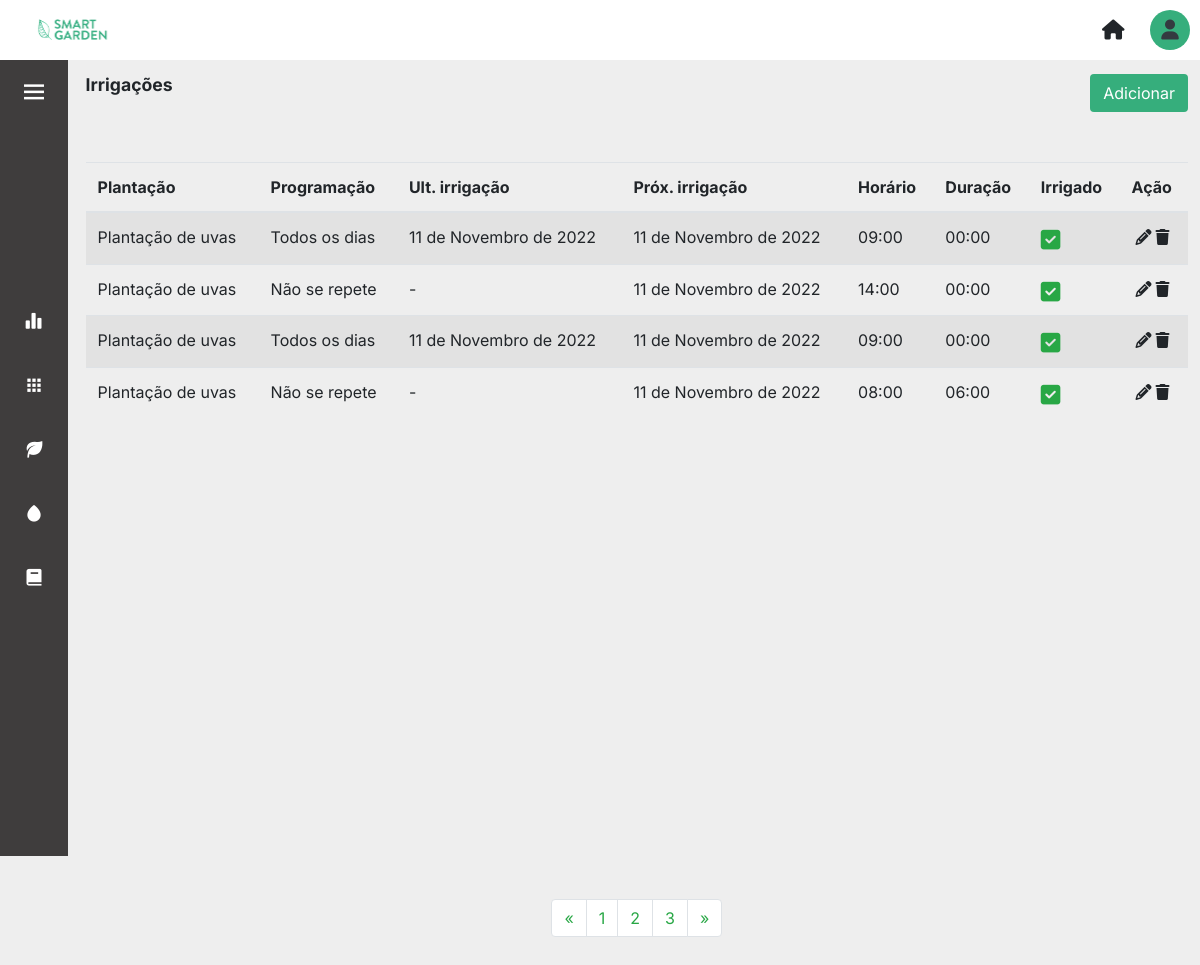
The page /irrigacoes/ on the database as committed earlier.
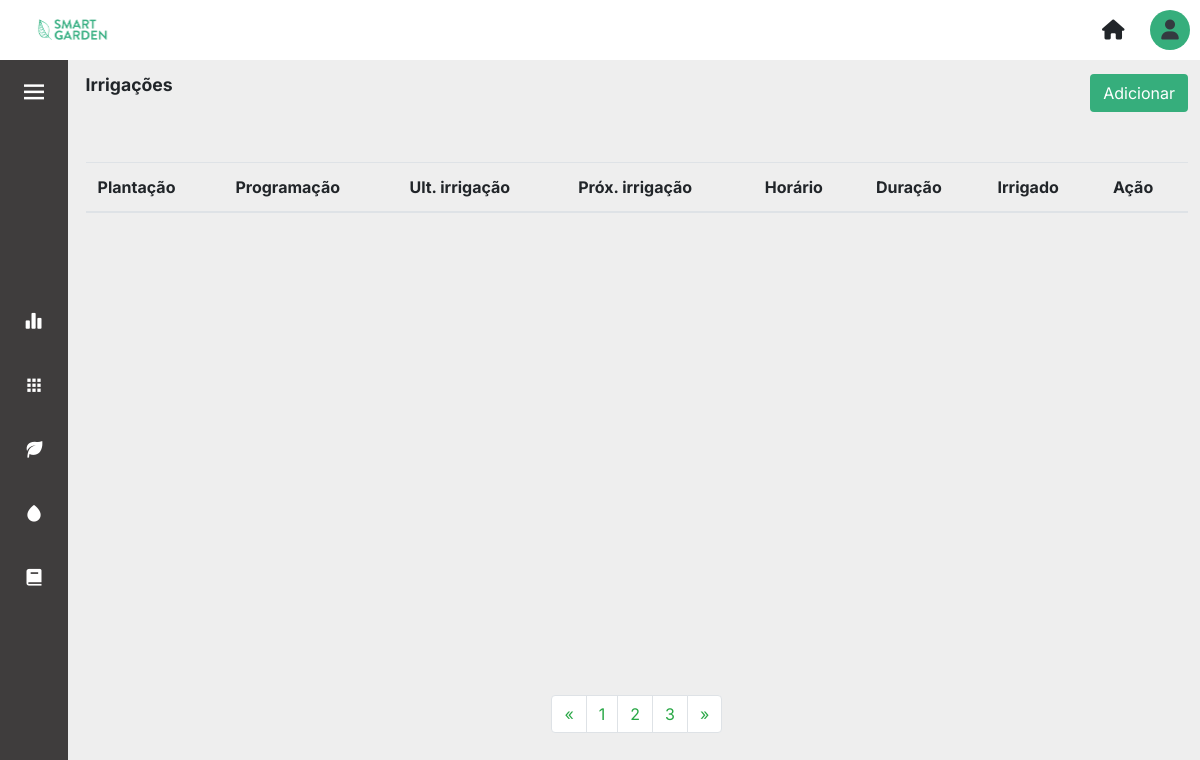
The same page on the database as committed later.
### core/models.py (models this page shows)
class Irrigacao(models.Model):
    dtUltIrrigacao = models.DateField(null=True, blank=True)
    dtProxIrrigacao = models.DateField(default=datetime.today, null=True, blank=True)
    horario = models.TimeField()
    duracao = models.TimeField()
    concluida = models.BooleanField(blank=False, null=False, default=False)
    plantacao = models.ForeignKey(Plantacao, on_delete=models.CASCADE)
    programacao = models.TextField(choices=Irrigacao_Programacao.choices, max_length=20, null=True, default=0)

class Plantacao(models.Model):
    descricao = models.CharField(max_length=100)
    qntDiasColheita = models.IntegerField(null=True)
    qntPlantada = models.IntegerField(null=True)
    dtPlantio = models.DateTimeField(default=datetime.today)
    categoria = models.ForeignKey(Categoria, on_delete=models.CASCADE)
    areacultivo = models.ForeignKey(AreaCultivo, on_delete=models.CASCADE, null=True)
    colhida = models.BooleanField(null=False, default=False)
    def __str__(self):
        return self.descricao

### core/views.py (the view)
# urls.py: path('irrigacoes/' ,views.irrigacoes, name='irrigacoes'),
def irrigacoes(request):
    irrigacoes = Irrigacao.objects.all()
    contexto = {
        'irrigacoes': irrigacoes
    }
    return render(request, 'irrigacoes.html', contexto)

### templates/irrigacoes.html
{% extends 'layout.html' %} {% load static %} {% block content %}
<div>
    <div class="d-flex align-items-center justify-content-between mb-3">
		<p class="title-page">Irrigações</p>
		<a href="{% url 'cadastrar_irrigacoes' %}"><button type="button" class="btn btn_salvar">Adicionar</button></a>
	</div>
  <table class="table table-striped table-hover mt-5">
        <thead class="border-botton border-secondary">
            <tr class>
                <th scope="col">Plantação</th>
                <th scope="col">Programação</th>
                <th scope="col">Ult. irrigação</th>
                <th scope="col">Próx. irrigação</th>
                <th scope="col">Horário</th>
                <th scope="col">Duração</th>
                <th scope="col"></i>Irrigado</th>
                <th scope="col"></i>Ação</th>
            </tr>
        </thead>
        <tbody>
            {% for irrigacao in irrigacoes %}
            <tr>
                <td>{{irrigacao.plantacao}}</td>
                {% if irrigacao.programacao == 'TODOS_DIAS'%}<td>Todos os dias</td>{% else %}<td>Não se repete</td>{% endif %}
                {% if not irrigacao.dtUltIrrigacao%}<td> - </td>{% else %}<td>{{irrigacao.dtUltIrrigacao}}</td>{% endif %}
                <td>{{irrigacao.dtProxIrrigacao}}</td>
                <td>{{irrigacao.horario}}</td>
                <td>{{irrigacao.duracao}}</td>
                <td><a href="#"><i class="fa-solid fa-square-check fa-1x d-flex mt-1 ms-4 text-success" style="font-size: 1.4em;"></i></a></td>
                <td><a href="{% url 'update_plantacoes' irrigacao.id %}" class="m-1"><i class="fa-solid fa-pencil text-black"></i></a><a href="#" ><i class="fa-sharp fa-solid fa-trash text-black"></i></a></td>
            </tr>
            {% endfor %}
        </tbody>
    </table>
    <div class="container_pagination">
        <nav aria-label="Page-navigation" class="d-flex align-itens justify-content-around" style="margin-top: 316px;">
            <ul class="pagination">
            <li class="page-item ">
                <a class="page-link text-success" href="#" aria-label="Previous">
                <span aria-hidden="true">&laquo;</span>
                </a>
            </li>
            <li class="page-item "><a class="page-link text-success" href="#">1</a></li>
            <li class="page-item "><a class="page-link text-success" href="#">2</a></li>
            <li class="page-item "><a class="page-link text-success" href="#">3</a></li>
            <li class="page-item ">
                <a class="page-link text-success" href="#" aria-label="Next">
                <span aria-hidden="true">&raquo;</span>
                </a>
            </li>
            </ul>
        </nav>
    </div>
</div>
{% endblock %}

### templates/layout.html (shortened to what this page needs)
{%load static%}
<!DOCTYPE html>
<html lang="pt-BR">
	<head>
		<link rel="stylesheet" href="https://cdn.jsdelivr.net/npm/bootstrap@4.6.2/dist/css/bootstrap.min.css">
		<link rel="stylesheet" href="{%static 'css/layout.css'%}" />
		<link rel="stylesheet" href="{%static 'css/layout_header.css'%}" />
		<link rel="stylesheet" href="{%static 'css/layout_sidebar.css'%}" />
		<link rel="stylesheet" href="{%static 'css/global.css'%}" />
		<link rel="stylesheet" href="{%static 'css/areas.css'%}" />
		<link rel="stylesheet" href="{%static 'css/forms.css'%}" />
		<link href="https://cdn.jsdelivr.net/npm/boxicons@latest/css/boxicons.min.css" rel="stylesheet" />
	</head>
	<body id="body-pd">
		<section class="layout">
			<header>{% include 'partials/_header.html' %}</header>
			<modal id="section-pd">{% include 'partials/_modal_usuario.html' %}</modal>
			<aside id="section-pd">{% include 'partials/_sidebar.html' %}</aside>
			<main id="main-ml">{% block content %} {% endblock %}</main>
		</section>
	</body>
</html>

### templates/partials/_header.html (shortened to what this page needs)
{%load static%}
<div>
	<div class="list-itens">
		<ul class="itens mb-0">
			<div>
				<li class="logo">
					<a href="{% url "inicio" %}"><img src="{%static 'img/LOGO.png'%}" alt="logo" height="38px" width="89,5px"/></a>
				</li>
			</div>
			<div>
				<li>
					<a href="{% url "inicio" %}"><i class="fa-solid fa-house"></i></a>
				</li>
				<li>
					<div class="circle">
						<div class="dropdown">
							<a href="#" data-toggle="dropdown"><i class="fa-solid fa-user text-dark" ></i></a>
						  </div>
					</div>
				</li>
			</div>
		</ul>
	</div>
</div>

### templates/partials/_modal_usuario.html (shortened to what this page needs)
<div>

### templates/partials/_sidebar.html (shortened to what this page needs)
<div class="l-navbar" id="nav-bar">
	<nav class="nav">
		<div class="btn-toggle">
			<i class="bx bx-menu" id="btn-toggle"></i>
		</div>
		<div class="nav_list">
			<a href="{% url 'inicio' %}" class="nav_link link_sidebar" id="link_inicio">
				<i class="bx bxs-bar-chart-alt-2 nav_icon"></i>
			</a>
			<a href="{% url 'areas' %}" class="nav_link link_sidebar" id="link_areas">
				<i class="bx bxs-grid nav_icon"></i>
			</a>
			<a href="{% url 'plantacoes' %}" class="nav_link link_sidebar" id="link_plantacoes">
				<i class="bx bxs-leaf nav_icon"></i>
			</a>
			<a href="{% url 'irrigacoes' %}" class="nav_link link_sidebar" id="link_irrigacoes">
				<i class="bx bxs-droplet nav_icon"></i>
			</a>
			<a href="{% url 'tarefas' %}"class="nav_link link_sidebar" id="link_tarefas">
				<i class="bx bxs-book nav_icon"></i>
			</a>
		</div>
	</nav>
</div>

### static/css/layout.css (style rules this page uses)
body { background-color: var(--light-color); }
.layout { display: grid; grid-template-rows: auto auto; grid-template-areas: 'header' 'header' 'aside' 'main'; overflow-x: hidden; }
header { grid-area: header; width: 100%; position: fixed; z-index: 2; }
main { grid-area: main; min-height: 100vh; padding-bottom: 2rem; position: relative; transition: 0.5s; padding-top: 1rem; padding-left: calc(var(--nav-width) + 1.1rem); padding-right: 1%; background-color: var(--light-color); max-width: 100vw; }
aside { grid-area: aside; z-index: 1; margin-top: 3.5rem; }

### static/css/layout_header.css (style rules this page uses)
.itens { display: flex; align-items: center; padding: 10px; background-color: var(--white-color); list-style: none; font-size: 20px; justify-content: space-between; }
.itens li { display: inline-block; }
.itens li a { color: inherit; margin: 20px; }
.circle { display: flex; width: 40px; height: 40px; background-color: var(--green-secondary); border-radius: 25px; justify-content: center; align-items: center; }
.circle a i { color: var(--white-color); }

### static/css/layout_sidebar.css (style rules this page uses)
a { text-decoration: none; }
.btn-toggle { color: var(--white-color); font-size: 30px; cursor: pointer; margin-left: calc((var(--nav-width) - 30px) / 2); }
.l-navbar { position: fixed; top: 5; left: -30%; width: var(--nav-width); height: 100vh; background-color: var(--gray-dark); padding: 0.5rem 1rem 0 0; transition: 0.5s; z-index: 1; }
.nav { height: 70%; display: flex; flex-direction: column; justify-content: space-between; overflow: hidden; }
.nav_logo, .nav_link { display: grid; grid-template-columns: max-content max-content; align-items: center; column-gap: 1rem; padding: 0.5rem 0 0.5rem 1.5rem; }
.nav_link { position: relative; color: var(--white-color); margin-bottom: 1.5rem; transition: 0.3s; }
.nav_icon { font-size: 1.25rem; }
@media screen and (min-width: 350px) { .l-navbar { left: 0; padding: 1rem 1rem 0 0; } }

### static/css/global.css (style rules this page uses)
* { margin: 0; padding: 0; }
:root { --nav-width: 68px; --gray-dark: #3f3d3d; --green-primary: #0bd692; --green-secondary: #36ae7c; --white-color: #ffffff; --light-color: #eeeeee; --body-font: 'Inter', sans-serif; --title-font: 'Roboto' sans-serif; --font-name: 'Raleway', sans-serif; --normal-font-size: 1rem; --z-fixed: 100; }
body { position: relative; font-family: var(--body-font); font-size: var(--normal-font-size); transition: 0.5s; max-width: 100vw; }
.title-page { font-family: var(--title-font); font-weight: 700; font-size: 1.1rem; }
.container_pagination { margin-top: 15%; display:flex; position:relative; justify-content: space-around; }

### static/css/areas.css (style rules this page uses)
a { color: inherit; }

### static/css/forms.css (style rules this page uses)
.btn_salvar, .btn_salvar:hover { background-color: var(--green-secondary) !important; color: var(--white-color) !important; float: right; margin-left: 0.5rem; }

Rows that differ between the two databases and show on the page:
removed Irrigacao: plantacao "Plantação de uvas", programacao "Todos os dias", dtUltIrrigacao "11 de Novembro de 2022", dtProxIrrigacao "11 de Novembro de 2022", horario "09:00", duracao "00:00"
removed Irrigacao: plantacao "Plantação de uvas", programacao "Não se repete", dtProxIrrigacao "11 de Novembro de 2022", horario "14:00", duracao "00:00"
removed Irrigacao: plantacao "Plantação de uvas", programacao "Todos os dias", dtUltIrrigacao "11 de Novembro de 2022", dtProxIrrigacao "11 de Novembro de 2022", horario "09:00", duracao "00:00"
removed Irrigacao: plantacao "Plantação de uvas", programacao "Não se repete", dtProxIrrigacao "11 de Novembro de 2022", horario "08:00", duracao "06:00"
